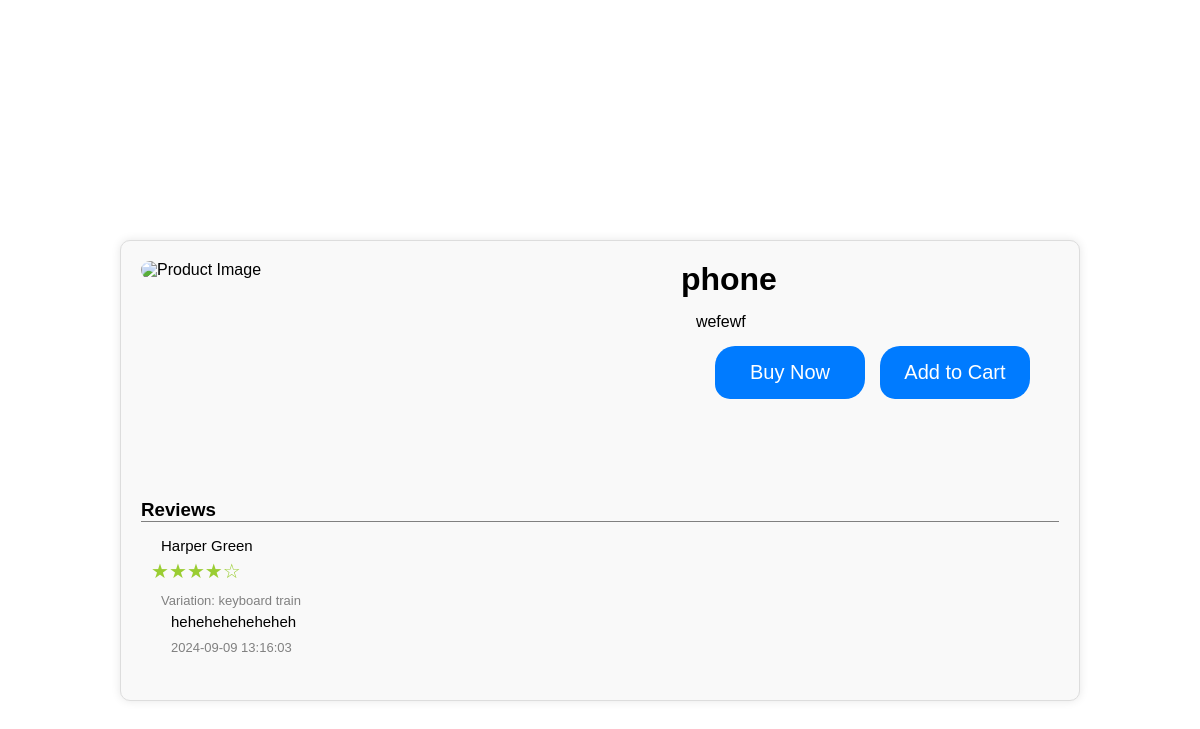
The app's page /customer/items.php?id=P0008, older data.
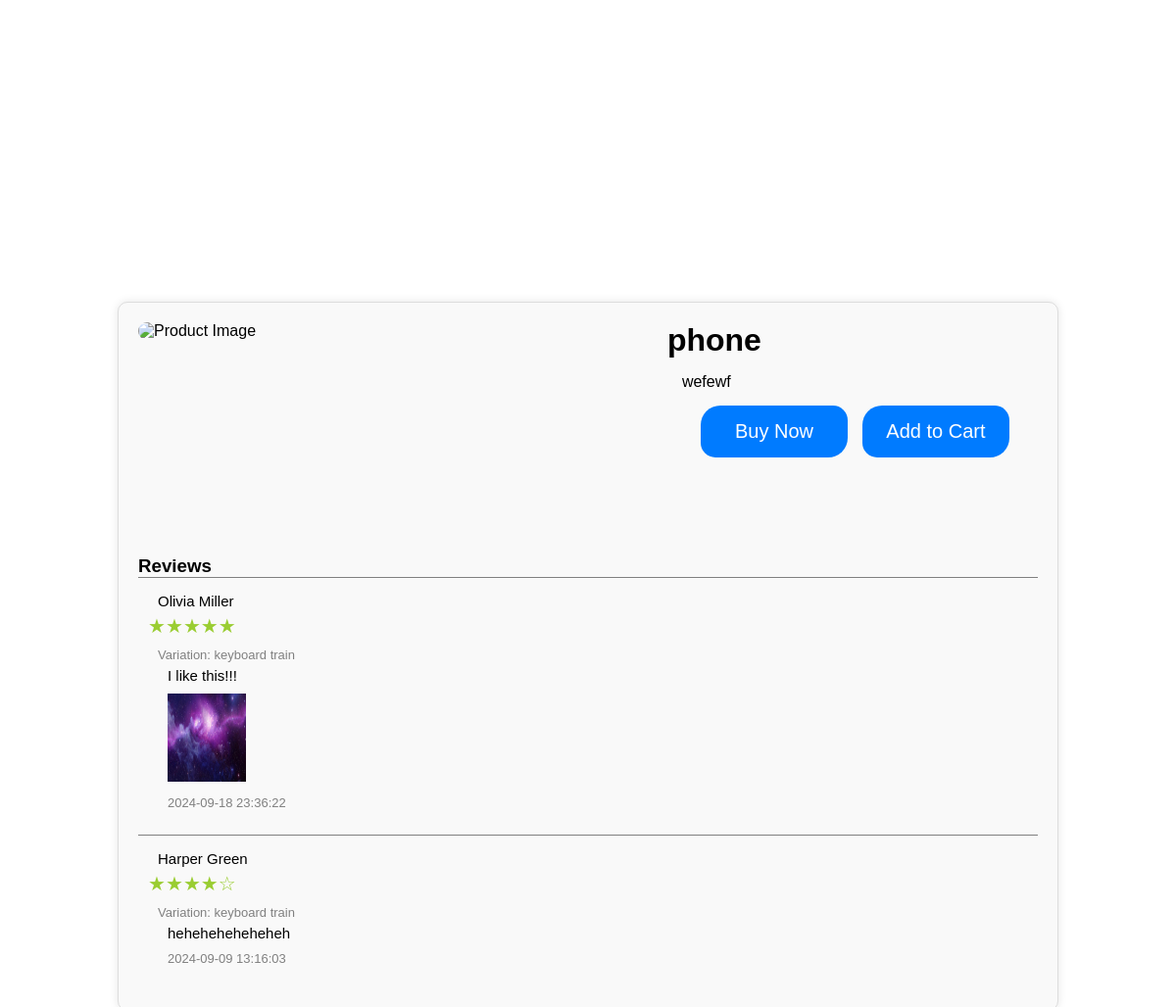
The same page, newer data.
### tables this page shows
CREATE TABLE `comment` (
  `comment_id` varchar(11) NOT NULL,
  `user_id` varchar(11) NOT NULL,
  `product_id` varchar(11) NOT NULL,
  `datetime` datetime NOT NULL,
  `comment` varchar(255) NOT NULL,
  `rate` int(11) NOT NULL,
  `photo` varchar(255) NOT NULL,
  PRIMARY KEY (`comment_id`),
  KEY `user_id` (`user_id`),
  KEY `product_id` (`product_id`)
);

CREATE TABLE `user` (
  `user_id` varchar(5) NOT NULL,
  `name` varchar(100) NOT NULL,
  `email` varchar(100) NOT NULL,
  `password` varchar(100) NOT NULL,
  `gender` varchar(10) NOT NULL,
  `birthday` date NOT NULL,
  `photo` varchar(100) NOT NULL,
  `role` varchar(100) NOT NULL,
  `status` varchar(20) NOT NULL,
  `failed_attempts` int(11) DEFAULT 0,
  `last_failed_attempt` datetime DEFAULT NULL,
  `banned_until` datetime DEFAULT NULL,
  `last_login_time` datetime DEFAULT NULL,
  `login_count` int(11) DEFAULT 0,
  `last_login_event_time` datetime DEFAULT NULL,
  `deactivated_at` datetime DEFAULT NULL,
  `remember_token` varchar(64) DEFAULT NULL,
  `remember_token_expiry` datetime DEFAULT NULL,
  PRIMARY KEY (`user_id`),
  UNIQUE KEY `email` (`email`)
);

CREATE TABLE `category` (
  `category_id` varchar(10) NOT NULL,
  `category_name` varchar(100) NOT NULL,
  `product_id` varchar(10) NOT NULL,
  PRIMARY KEY (`category_id`),
  KEY `product_id` (`product_id`)
);

### customer/items.php (the view, shortened to what this page needs)
<?php
include '../_base.php';
include '../include/header.php';
$product_id = get('id');
$getProduct = $_db->prepare('SELECT * FROM product WHERE product_id = ?');
$getProduct->execute([$product_id]);
$product = $getProduct->fetch(PDO::FETCH_OBJ);
$getComment = $_db->prepare('
    SELECT c.* ,u.name AS user_name , p.name AS product_name , p.category_id
    FROM comment AS c
    JOIN product AS p ON c.product_id = p.product_id
    JOIN user AS u ON c.user_id = u.user_id
    WHERE c.product_id = ?
');
$getComment->execute([$product_id]);
$comment = $getComment->fetchAll();
?>
<link rel="stylesheet" href="../css/items.css">
<div class="container">
  <div class="item-board">
    <div class="items-card">
      <img src="https://www.bing.com/th?id=OIP.CJUZPzHxXG_PeTDV4UuojQHaF0&w=200&h=150&c=8&rs=1&qlt=90&o=6&dpr=1.2&pid=3.1&rm=2" alt="Product Image">
    </div>
    <div class="box2">
      <div class="items-name">
        <h1><?= $product->name ?></h1>
      </div>
      <div class="item-description">
        <p><?= $product->description ?></p>
      </div>
      <div class="btn-field">
        <a href="#">
          <div class="btn-buy">Buy Now</div>
        </a>
        <div class="add-to-card" data-items="<?= $product->product_id ?>">Add to Cart</div>
      </div>
    </div>
  </div>
  <div class="review-field">
    <h3>Reviews</h3>
    <?php $count = 0;
    foreach ($comment as $c): ?>
      <div class="comment-box">
        <div class="user-review">
          <div class="user-name" style="color:black;font-size:15px"><?= $c->user_name ?></div>
          <div class="star-rating">
            <p style="font-size:20px;color:yellowgreen;display:flex;" class="star-rating-display"></p>
          </div>
        </div>
        <div class="review-content">
          <?php
          $getCategory = $_db->prepare('SELECT * FROM category WHERE category_id = ?');
          $getCategory->execute([$c->category_id]);
          $category = $getCategory->fetch();
          ?>
          <div class="variation">Variation: <?= $category->category_name ?></div>
          <div class="comment-text"><?= $c->comment ?></div>
          <?php if ($c->photo != null) {  ?>
            <img src="../comment_img/<?= $c->photo ?>" alt="User Image" width="100" height="100">
          <?php }  ?>
          <div class="date"><?= $c->datetime ?></div>
        </div>
      </div>
    <?php $count++;
    endforeach;
    ?>
  </div>
</div>
</body>
</html>

Row changes from the older to the newer data that the page shows:
added comment: user.name "Olivia Miller", category.category_name "keyboard train", comment "I like this!!!", photo (picture), datetime "2024-09-18 23:36:22"
